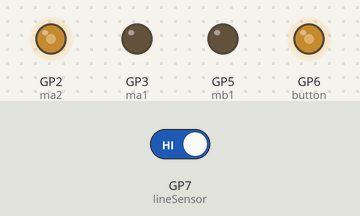
The program below on a simulated Raspberry Pi Pico. Parts: output pins drawn as LEDs (lit = HIGH). The inputs (shaded band) are chosen by the test bench; at power-on: GP7 (lineSensor) HIGH. What the program prints to the serial monitor is not drawn.

Above: at 0.15 s.
At 1.2 s:
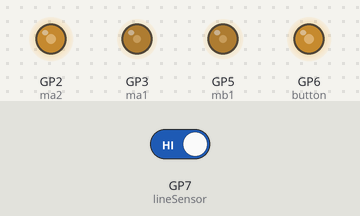
Timing chart, 0 to 0.7 s (numbered marks = the images above; inputs shaded):
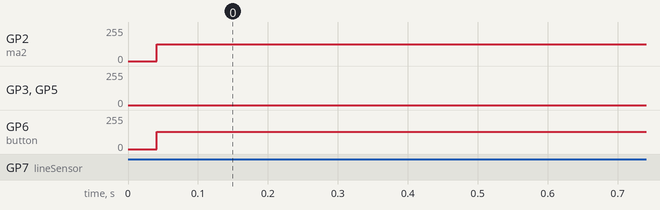

The program:

main.cpp
```cpp
/*
Make robot start with pushbutton and then go in square four times each time increasing the speed to max.
www.alberttalkstech.com
https://git.alberttalkstech.com/albert/RoboCup-Soccer
*/

#include <Arduino.h>

const uint8_t button = 6; // Change 6 to your actual button pin
const uint8_t ma1 = 3;
const uint8_t ma2 = 2;
const uint8_t mb1 = 5;
const uint8_t mb2 = 6;
const uint8_t lineSensor = 7;
uint8_t speed = 80; // Initial speed


void Move(int left, int right);
void forward();
void Stop();

void setup() {
  Serial.begin(9600);
  pinMode(button, INPUT_PULLUP); // Set button pin as input with pull-up resistor
  pinMode(lineSensor, INPUT);
  // Set motor pins as outputs
  pinMode(ma1, OUTPUT);
  pinMode(ma2, OUTPUT);
  pinMode(mb1, OUTPUT);
  pinMode(mb2, OUTPUT);
  Serial.println("Setup complete.");
  while(digitalRead(button)) {
    // Wait for the button to be pressed
  }
}

void loop() {
  forward();
  while(digitalRead(lineSensor) == LOW) {
    // Continue moving forward until the line sensor detects a line
  }
  Stop(); // Stop when the line is detected
  Serial.println("Line detected, stopping.");
}

void Move(int left, int right) {
  if (left > 0) {
    analogWrite(ma1, left);
    digitalWrite(ma2, LOW);
  } else if (left < 0) {
    analogWrite(ma2, -left);
    digitalWrite(ma1, LOW);
  } else {
    digitalWrite(ma1, LOW);
    digitalWrite(ma2, LOW);
  }

  if (right > 0) {
    analogWrite(mb1, right);
    digitalWrite(mb2, LOW);
  } else if (right < 0) {
    analogWrite(mb2, -right);
    digitalWrite(mb1, LOW);
  } else {
    digitalWrite(mb1, LOW);
    digitalWrite(mb2, LOW);
  }
}

void Stop() {
  digitalWrite(ma1, HIGH);
  digitalWrite(ma2, HIGH);
  digitalWrite(mb1, HIGH);
  digitalWrite(mb2, HIGH);
}

void forward() {
  Move(speed, speed); // Move both motors forward at the current speed
  Serial.print("Moving forward at speed: ");
  Serial.println(speed);
}
```
